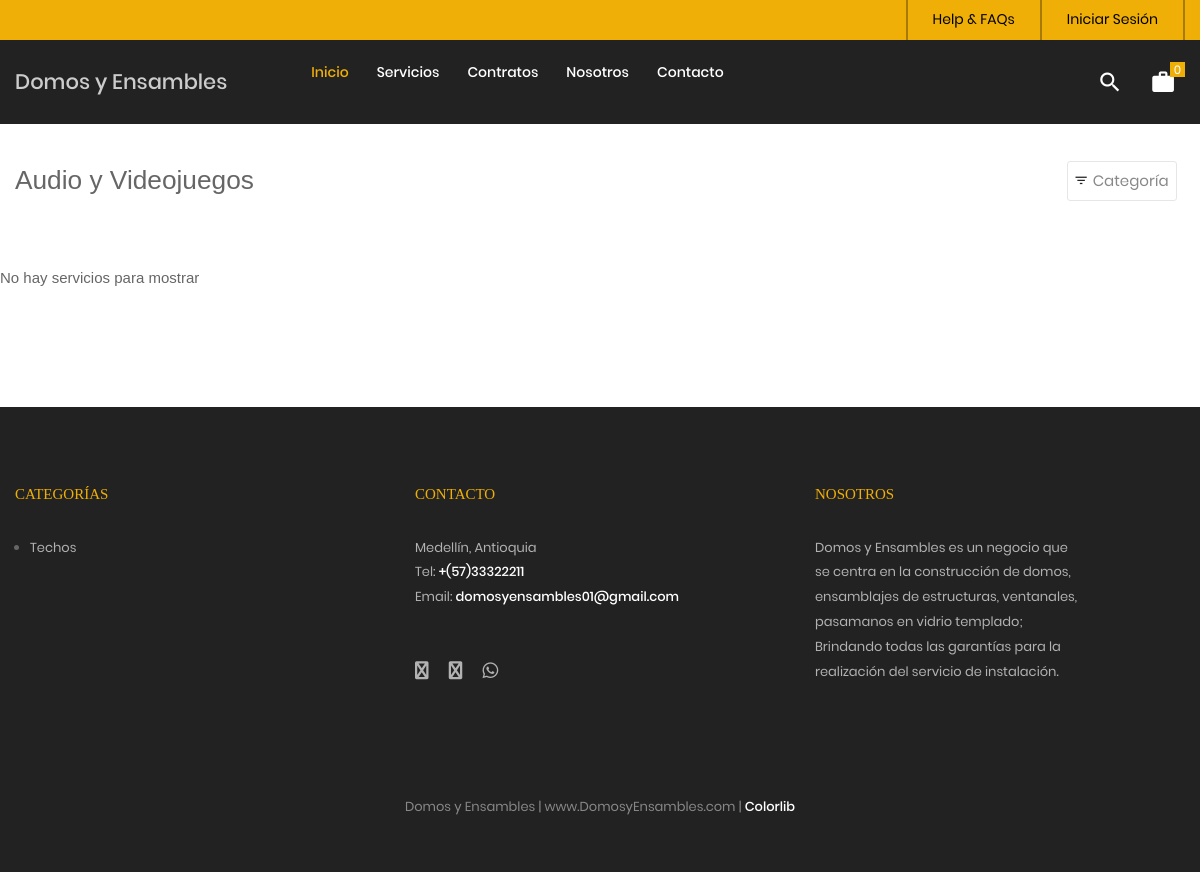
The page /tienda/categoria/2/ensambles on the database as committed earlier.
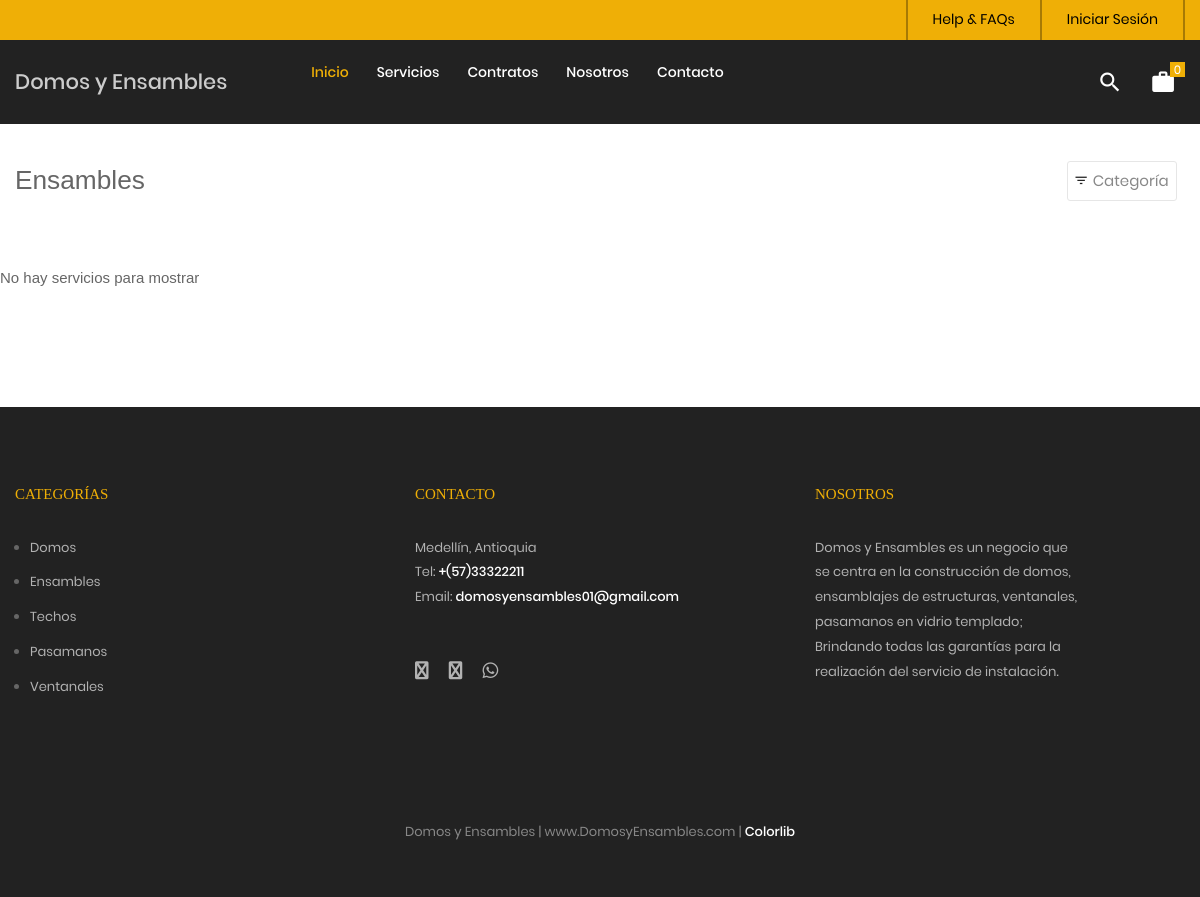
The same page on the database as committed later.
### tables this page shows
CREATE TABLE `categoria` (
  `idcategoria` bigint(20) NOT NULL,
  `nombre` varchar(255) NOT NULL,
  `descripcion` text NOT NULL,
  `portada` varchar(100) NOT NULL,
  `datecreated` datetime NOT NULL DEFAULT current_timestamp(),
  `ruta` varchar(255) NOT NULL,
  `status` int(11) NOT NULL DEFAULT 1
);

### Libraries/Core/Views.php (called while the page is built)
<?php
	class Views
	{
		function getView($controller,$view,$data="")
		{
			$controller = get_class($controller);
			if($controller == "Home"){
				$view = "Views/".$view.".php";
			}else{
				$view = "Views/".$controller."/".$view.".php";
			}
			require_once ($view);
		}
	}
 ?>

### index.php (called while the page is built, shortened)
<?php
	require_once("Helpers/Helpers.php");
	require_once("Libraries/Core/Load.php");
 ?>

### Helpers/Helpers.php (called while the page is built, shortened)
<?php
	function base_url()
	{
		return BASE_URL;
	}
    function footerTienda($data="")
    {
        $view_footer = "Views/Template/footer_tienda.php";
        require_once ($view_footer);
    }
    function getCatFooter(){
        require_once ("Models/CategoriasModel.php");
        $objCategoria = new CategoriasModel();
        $request = $objCategoria->getCategoriasFooter();
        return $request;
    }
    function getInfoPage(int $idpagina){
        require_once("Libraries/Core/Mysql.php");
        $con = new Mysql();
        $sql = "SELECT * FROM post WHERE idpost = $idpagina";
        $request = $con->select($sql);
        return $request;
    }
 ?>

### Libraries/Core/Conexion.php (called while the page is built)
<?php
class Conexion{
	private $conect;
	public function __construct(){
		$connectionString = "mysql:host=".DB_HOST.";dbname=".DB_NAME.";charset=".DB_CHARSET;
		try{
			$this->conect = new PDO($connectionString, DB_USER, DB_PASSWORD);
			$this->conect->setAttribute(PDO::ATTR_ERRMODE, PDO::ERRMODE_EXCEPTION);
		}catch(PDOException $e){
			$this->conect = 'Error de conexión';
		    echo "ERROR: " . $e->getMessage();
		}
	}
	public function conect(){
		return $this->conect;
	}
}
?>

### Libraries/Core/Mysql.php (called while the page is built, shortened)
<?php
	class Mysql extends Conexion
	{
		private $conexion;
		function __construct()
		{
			$this->conexion = new Conexion();
			$this->conexion = $this->conexion->conect();
		}
		public function select_all(string $query)
		{
			$this->strquery = $query;
        	$result = $this->conexion->prepare($this->strquery);
			$result->execute();
        	$data = $result->fetchall(PDO::FETCH_ASSOC);
        	return $data;
		}
	}
 ?>

### Models/CategoriasModel.php (called while the page is built, shortened)
<?php
	class CategoriasModel extends Mysql
	{
		public function getCategoriasFooter(){
			$sql = "SELECT idcategoria, nombre, descripcion, portada, ruta
					FROM categoria WHERE  status = 1 AND idcategoria IN (".CAT_FOOTER.")";
			$request = $this->select_all($sql);
			if(count($request) > 0){
				for ($c=0; $c < count($request) ; $c++) {
					$request[$c]['portada'] = BASE_URL.'/Assets/images/uploads/'.$request[$c]['portada'];
				}
			}
			return $request;
		}
	}
 ?>

### Views/Template/footer_tienda.php (the view, shortened to what the changed rows need)
	<?php
		$catFotter = getCatFooter();
	 ?>
	<footer class="bg3 p-t-75 p-b-32">
		<div class="container">
			<div class="row">
				<div class="col-sm-6 col-lg-4 p-b-50">
					<h4 class="stext-301 cl1 p-b-30">
						Categorías
					</h4>
					<?php if(count($catFotter) > 0){ ?>
					<ul>
						<?php foreach ($catFotter as $cat) { ?>
						<li class="p-b-10">
							<a href="<?= base_url() ?>/tienda/categoria/<?= $cat['idcategoria'].'/'.$cat['ruta'] ?>" class="stext-107 cl7 hov-cl1 trans-04">
								<?= $cat['nombre'] ?>
							</a>
						</li>
						<?php } ?>
					</ul>
					<?php } ?>
				</div>
				<div class="col-sm-6 col-lg-4 p-b-50">
					<h4 class="stext-301 cl1 p-b-30">
						Contacto
					</h4>
					<p class="stext-107 cl7 size-201">
						<?= DIRECCION ?> <br>
						Tel: <a class="linkFooter" href="tel:<?= TELEMPRESA ?>"><?= TELEMPRESA ?></a><br>
						Email: <a class="linkFooter" href="mailto:<?= EMAIL_EMPRESA ?>"><?= EMAIL_EMPRESA ?></a>
					</p>
					<div class="p-t-27">
						<a href="<?= FACEBOOK ?>" target="_blanck" class="fs-18 cl7 hov-cl1 trans-04 m-r-16">
							<i class="fa fa-facebook"></i>
						</a>
						<a href="<?= INSTAGRAM ?>" target="_blanck"  class="fs-18 cl7 hov-cl1 trans-04 m-r-16">
							<i class="fa fa-instagram"></i>
						</a>
						<a href="https://wa.me/<?= WHATSAPP ?>" target="_blanck"  class="fs-18 cl7 hov-cl1 trans-04 m-r-16">
							<i class="fab fa-whatsapp"></i>
						</a>
					</div>
				</div>
				<div class="col-sm-6 col-lg-4 p-b-50">
					<h4 class="stext-301 cl1 p-b-30">
						Nosotros
					</h4>
					<p class="stext-107 cl7 size-201">
						Domos y Ensambles es un negocio que se centra en la construcción de domos, ensamblajes de estructuras, ventanales, pasamanos en vidrio templado; Brindando todas las garantías para la realización del servicio de instalación.
					</p>
				</div>
			</div>
			<div class="p-t-40">
				<p class="stext-107 cl6 txt-center">
					<?= NOMBRE_EMPESA; ?> | <?= WEB_EMPRESA; ?> | <a href="https://colorlib.com" target="_blank">Colorlib</a>
				</p>
			</div>
		</div>
	</footer>
</body>
</html>

### Views/Tienda/categoria.php (shortened to what the changed rows need)
<?php
$arrServicios = $data['servicios'];
 ?>
<br><br><br>
	<div class="bg0 m-t-23 p-b-140">
		<div class="container">
			<div class="flex-w flex-sb-m p-b-52">
				<div class="flex-w flex-l-m filter-tope-group m-tb-10">
					<h3><?= $data['page_title']; ?></h3>
				</div>
				<div class="flex-w flex-c-m m-tb-10">
					<div class="flex-c-m stext-106 cl6 size-104 bor4 pointer hov-btn3 trans-04 m-r-8 m-tb-4 js-show-filter">
						<i class="icon-filter cl2 m-r-6 fs-15 trans-04 zmdi zmdi-filter-list"></i>
						 Categoría &nbsp;
					</div>
				</div>
			</div>
			<div class="row isotope-grid">
			<?php
			if(!empty($arrServicios)){
				for ($p=0; $p < count($arrServicios); $p++) {
					$ruta = $arrServicios[$p]['ruta'];
					if(count($arrServicios[$p]['images']) > 0 ){
						$portada = $arrServicios[$p]['images'][0]['url_image'];
					}else{
						$portada = media().'/images/uploads/product.png';
					}
			 ?>
				<div class="col-sm-6 col-md-4 col-lg-3 p-b-35 isotope-item women">
					<div class="block2">
						<div class="block2-pic hov-img0">
							<img src="<?= $portada ?>" alt="<?= $arrServicios[$p]['nombre'] ?>">
							<a href="<?= base_url().'/tienda/servicio/'.$arrServicios[$p]['idservicio'].'/'.$ruta; ?>" class="block2-btn flex-c-m stext-103 cl2 size-102 bg0 bor2 hov-btn1 p-lr-15 trans-04">
								Ver servicio
							</a>
						</div>
						<div class="block2-txt flex-w flex-t p-t-14">
							<div class="block2-txt-child1 flex-col-l ">
								<a href="<?= base_url().'/tienda/servicio/'.$arrServicios[$p]['idservicio'].'/'.$ruta; ?>" class="stext-104 cl4 hov-cl1 trans-04 js-name-b2 p-b-6">
									<?= $arrServicios[$p]['nombre'] ?>
								</a>
							</div>
							<div class="block2-txt-child2 flex-r p-t-3">
								<a href="#"
								 id="<?= openssl_encrypt($arrServicios[$p]['idservicio'],METHODENCRIPT,KEY); ?>"
								 class="btn-addwish-b2 dis-block pos-relative js-addwish-b2 js-addcart-detail
								 icon-header-item cl2 hov-cl1 trans-04 p-l-22 p-r-11
								 ">
									<i class="zmdi zmdi zmdi-plus"></i>
								</a>
							</div>
						</div>
					</div>
				</div>
			<?php
				}
			}else{
				?>
			<p>No hay servicios para mostrar <a href="<?= base_url() ?>/tienda"> Ver servicios</a></p>
			<?php
			}
			?>
			</div>
		</div>
	</div>
<?php
	footerTienda($data);
?>

Rows that differ between the two databases and show on the page:
added categoria: nombre "Domos"
now on this page (row edited): categoria: nombre "Ensambles"
added categoria: nombre "Pasamanos"
added categoria: nombre "Ventanales"
Other text that changed with them:
$data['page_title']: "Audio y Videojuegos" → "Ensambles"
